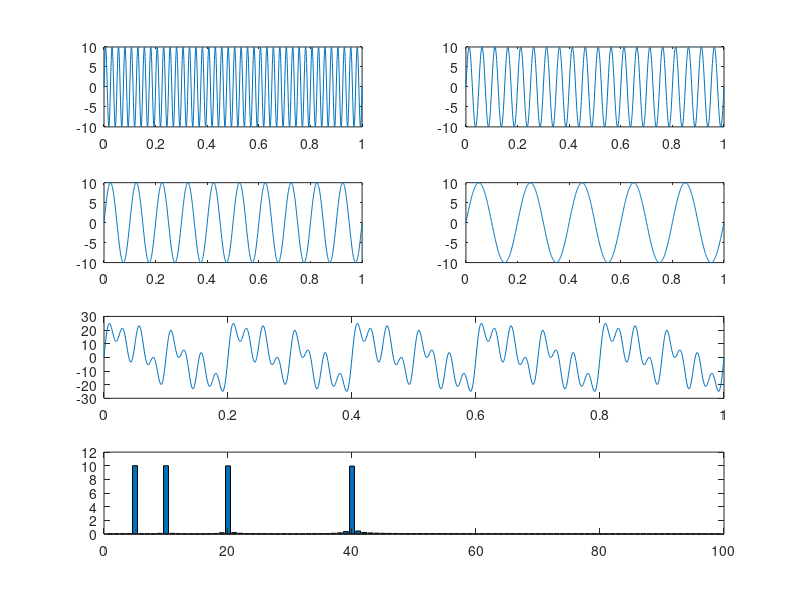
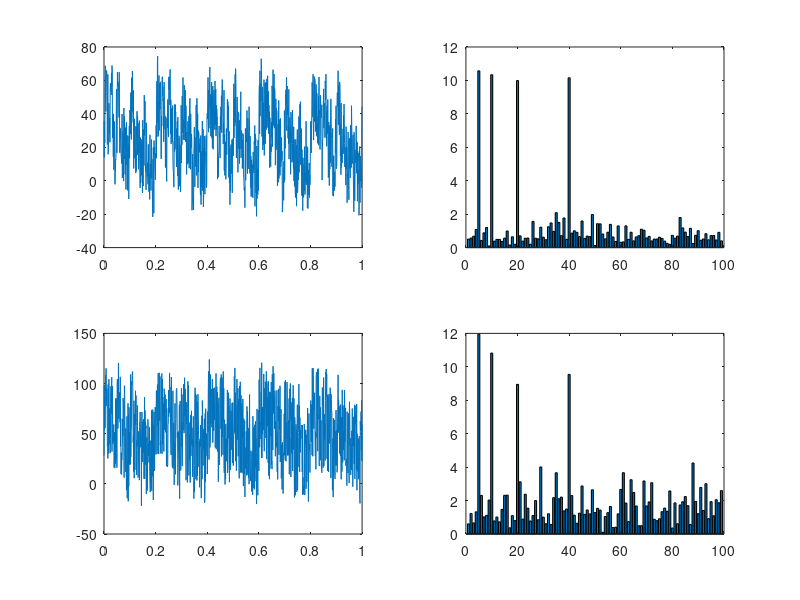

These charts were generated, in order, by the following MATLAB code:
%{
Generate a time series by creating and summing sine waves, as in figure 11.2B. [Done]
Use between two and four sine waves, so that the individual sine waves are still somewhat visible in the sum. [Done]
Perform a Fourier analysis (you can use the fft function) on the resulting time series and plot the power structure. 
Confirm that your code is correct by comparing the frequencies with nonzero power to the frequencies of the sine waves that you generated. 
Now try adding random noise to the signal before computing the Fourier transform. 
    First, add a small amount of noise so that the sine waves are still visually recognizable. 
    Next, add a large amount of noise so that the sine waves are no longer visually recognizable in the time domain data. 
    Perform a Fourier analysis on the two noisy signals and plot the results. 
What is the effect of a small and a large amount of noise in the power spectrum? 
Are the sine waves with noise easier to detect in the time domain or in the frequency domain, 
or is it equally easy/difficult to detect a sine wave in the presence of noise?
%}
 
ts = linspace(0, 1, 1001);
A = 10;
sin1 = A * sin(2 * pi * 40 * ts);
sin2 = A * sin(2 * pi * 20 * ts);
sin3 = A * sin(2 * pi * 10 * ts);
sin4 = A * sin(2 * pi * 5 * ts);
sin_wave = sin1 + sin2 + sin3 + sin4;
noise_small = 50 * rand(size(ts));
noise_large = 100 * rand(size(ts));
subplot(421);
plot(ts, sin1);

subplot(422);
plot(ts, sin2);

subplot(423);
plot(ts, sin3);

subplot(424);
plot(ts, sin4);

subplot(4, 2,[5, 6]);
plot(ts, sin_wave);

subplot(4, 2,[7, 8]);
fft_sin_wave = fft(sin_wave)/length(sin_wave);
bar(abs(fft_sin_wave(2:100)*2));

figure;
sin_wave_small_noise = sin_wave + noise_small;
sin_wave_large_noise = sin_wave + noise_large;
subplot(221);
plot(ts, sin_wave_small_noise)
subplot(222);
fft_sin_wave_small_noise = fft(sin_wave_small_noise)/length(sin_wave_small_noise);
bar(abs(fft_sin_wave_small_noise(2:100)*2));

subplot(223);
plot(ts, sin_wave_large_noise)
subplot(224);
fft_sin_wave_large_noise = fft(sin_wave_large_noise)/length(sin_wave_large_noise);
bar(abs(fft_sin_wave_large_noise(2:100)*2));